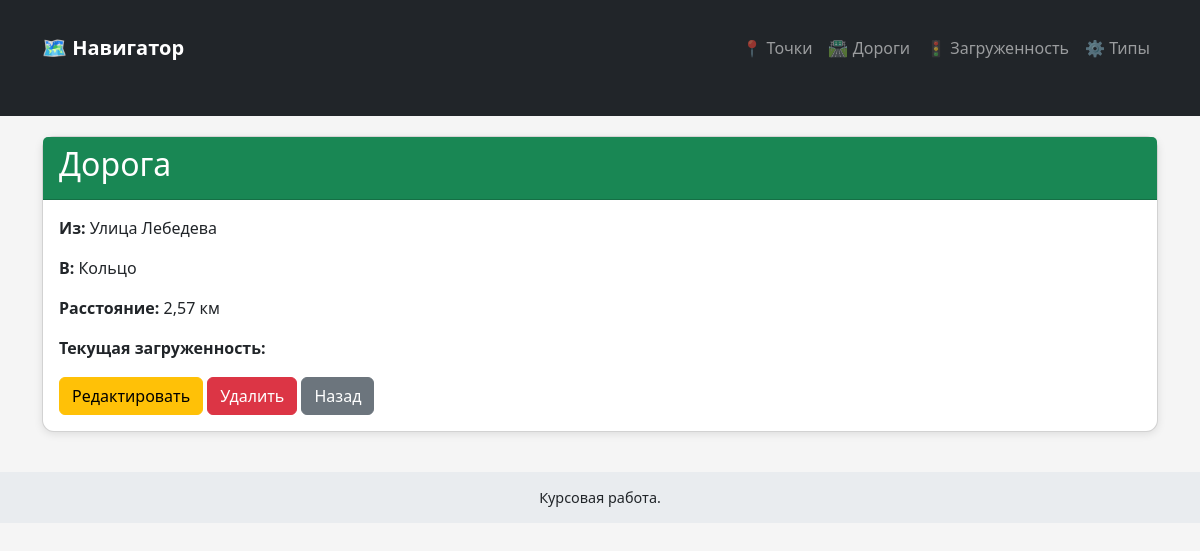
Screenshot of /roads/12/ with the database file from the repository.
### traffic/models.py (models this page shows, shortened)
class RoadSegment(models.Model):
    point_a = models.ForeignKey(Location, on_delete=models.CASCADE, related_name='road_segment_start', verbose_name="Точка А")
    point_b = models.ForeignKey(Location, on_delete=models.CASCADE, related_name='road_segment_end', verbose_name="Точка B")
    distance_km = models.FloatField(verbose_name="Расстояние (км)")
    class Meta:
        verbose_name = 'Отрезок пути'
        verbose_name_plural = 'Отрезки пути'
        unique_together = ('point_a', 'point_b')

class Location(models.Model):
    name = models.CharField(max_length=100, verbose_name="Название")
    latitude = models.FloatField(verbose_name="Широта")
    longitude = models.FloatField(verbose_name="Долгота")
    class Meta:
        verbose_name = 'Населённый пункт'
        verbose_name_plural = 'Населённые пункты'
        unique_together = ('latitude', 'longitude')

### traffic/views.py (the view, shortened to what this page needs)
    def handler(request, pk=None):
        if pk is not None:
            obj = get_object_or_404(model, pk=pk)
            if model == Traffic:
                obj = get_object_or_404(Traffic.objects.select_related('road_segment', 'congestion_type'), pk=pk)
            elif model == RoadSegment:
                obj = get_object_or_404(RoadSegment.objects.select_related('point_a', 'point_b'), pk=pk)
            return render(request, f'traffic/detail_{template_base}.html', {template_base: obj})

### traffic/views.py (called while the page is built, shortened)
def create_crud_handler(model, form_class, template_base, serialize_func=None):
    def handler(request, pk=None):
        if pk is not None:
            obj = get_object_or_404(model, pk=pk)
            if model == Traffic:
                obj = get_object_or_404(Traffic.objects.select_related('road_segment', 'congestion_type'), pk=pk)
            elif model == RoadSegment:
                obj = get_object_or_404(RoadSegment.objects.select_related('point_a', 'point_b'), pk=pk)
            return render(request, f'traffic/detail_{template_base}.html', {template_base: obj})
    return handler

### traffic/templates/traffic/detail_road.html (shortened to what this page needs)
{% extends 'traffic/layout.html' %}
{% block content %}
<div class="card">
    <div class="card-header bg-success text-white">
        <h2>Дорога</h2>
    </div>
    <div class="card-body">
        <p><strong>Из:</strong> {{ road.point_a.name }}</p>
        <p><strong>В:</strong> {{ road.point_b.name }}</p>
        <p><strong>Расстояние:</strong> {{ road.distance_km }} км</p>
        {% if road.traffic %}
            <p><strong>Текущая загруженность:</strong>
                <span class="badge" style="background-color: {{ road.traffic.congestion_type.color }};">
                </span>
            </p>
        {% endif %}
        <a href="{% url 'road_update' road.id %}" class="btn btn-warning">Редактировать</a>
        <a href="{% url 'road_delete' road.id %}" class="btn btn-danger">Удалить</a>
        <a href="{% url 'roads' %}" class="btn btn-secondary">Назад</a>
    </div>
</div>
{% endblock %}

### traffic/templates/traffic/layout.html (style rules this page uses)
body { background-color: #f5f5f5; }
.card { margin-top: 20px; border-radius: 12px; box-shadow: 0 2px 8px rgba(0,0,0,0.1); }

### rows the page displays
RoadSegment: point_a.name "Улица Лебедева", point_b.name "Кольцо", distance_km "2,57"
